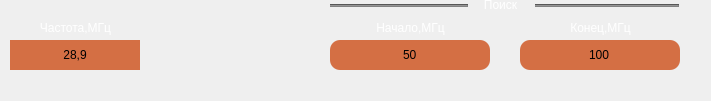
  <widget class="QWidget" name="widget_8" native="true">
   <property name="geometry">
    <rect>
     <x>0</x>
     <y>40</y>
     <width>711</width>
     <height>101</height>
    </rect>
   </property>
   <property name="styleSheet">
    <string notr="true"/>
   </property>
   <widget class="QLineEdit" name="lbl_search_low">
    <property name="geometry">
     <rect>
      <x>330</x>
      <y>40</y>
      <width>160</width>
      <height>30</height>
     </rect>
    </property>
    <property name="styleSheet">
     <string notr="true">background-color: rgb(212, 111, 68);
border-radius: 10px;
</string>
    </property>
    <property name="text">
     <string>50</string>
    </property>
    <property name="alignment">
     <set>Qt::AlignCenter</set>
    </property>
   </widget>
   <widget class="QLineEdit" name="lbl_search_hight">
    <property name="geometry">
     <rect>
      <x>520</x>
      <y>40</y>
      <width>160</width>
      <height>30</height>
     </rect>
    </property>
    <property name="styleSheet">
     <string notr="true">background-color: rgb(212, 111, 68);
border-color: rgb(100, 100, 100);
border-radius: 10px;</string>
    </property>
    <property name="text">
     <string>100</string>
    </property>
    <property name="alignment">
     <set>Qt::AlignCenter</set>
    </property>
   </widget>
   <widget class="QLabel" name="lbl_frequency">
    <property name="geometry">
     <rect>
      <x>10</x>
      <y>40</y>
      <width>130</width>
      <height>30</height>
     </rect>
    </property>
    <property name="styleSheet">
     <string notr="true">background-color: rgb(212, 111, 68)</string>
    </property>
    <property name="text">
     <string>28,9</string>
    </property>
    <property name="alignment">
     <set>Qt::AlignCenter</set>
    </property>
   </widget>
   <widget class="QLabel" name="lbl_18">
    <property name="geometry">
     <rect>
      <x>10</x>
      <y>20</y>
      <width>131</width>
      <height>16</height>
     </rect>
    </property>
    <property name="styleSheet">
     <string notr="true">color: rgb(255, 255, 255);</string>
    </property>
    <property name="text">
     <string>Частота,МГц</string>
    </property>
    <property name="alignment">
     <set>Qt::AlignCenter</set>
    </property>
   </widget>
   <widget class="QLabel" name="lbl_19">
    <property name="geometry">
     <rect>
      <x>330</x>
      <y>20</y>
      <width>161</width>
      <height>16</height>
     </rect>
    </property>
    <property name="styleSheet">
     <string notr="true">color: rgb(255, 255, 255);</string>
    </property>
    <property name="text">
     <string>Начало,МГц</string>
    </property>
    <property name="alignment">
     <set>Qt::AlignCenter</set>
    </property>
   </widget>
   <widget class="QLabel" name="lbl_20">
    <property name="geometry">
     <rect>
      <x>520</x>
      <y>20</y>
      <width>161</width>
      <height>16</height>
     </rect>
    </property>
    <property name="styleSheet">
     <string notr="true">color: rgb(255, 255, 255);</string>
    </property>
    <property name="text">
     <string>Конец,МГц</string>
    </property>
    <property name="alignment">
     <set>Qt::AlignCenter</set>
    </property>
   </widget>
   <widget class="QLabel" name="l_begining_3">
    <property name="geometry">
     <rect>
      <x>470</x>
      <y>-10</y>
      <width>61</width>
      <height>30</height>
     </rect>
    </property>
    <property name="styleSheet">
     <string notr="true">color: rgb(255, 255, 255);</string>
    </property>
    <property name="text">
     <string>Поиск</string>
    </property>
    <property name="alignment">
     <set>Qt::AlignCenter</set>
    </property>
   </widget>
   <widget class="Line" name="line_16">
    <property name="geometry">
     <rect>
      <x>535</x>
      <y>4</y>
      <width>144</width>
      <height>3</height>
     </rect>
    </property>
    <property name="styleSheet">
     <string notr="true">background-color:rgb(130, 130, 130)</string>
    </property>
    <property name="orientation">
     <enum>Qt::Horizontal</enum>
    </property>
   </widget>
   <widget class="Line" name="line_17">
    <property name="geometry">
     <rect>
      <x>330</x>
      <y>4</y>
      <width>138</width>
      <height>3</height>
     </rect>
    </property>
    <property name="styleSheet">
     <string notr="true">background-color:rgb(130, 130, 130)</string>
    </property>
    <property name="orientation">
     <enum>Qt::Horizontal</enum>
    </property>
   </widget>
  </widget>
